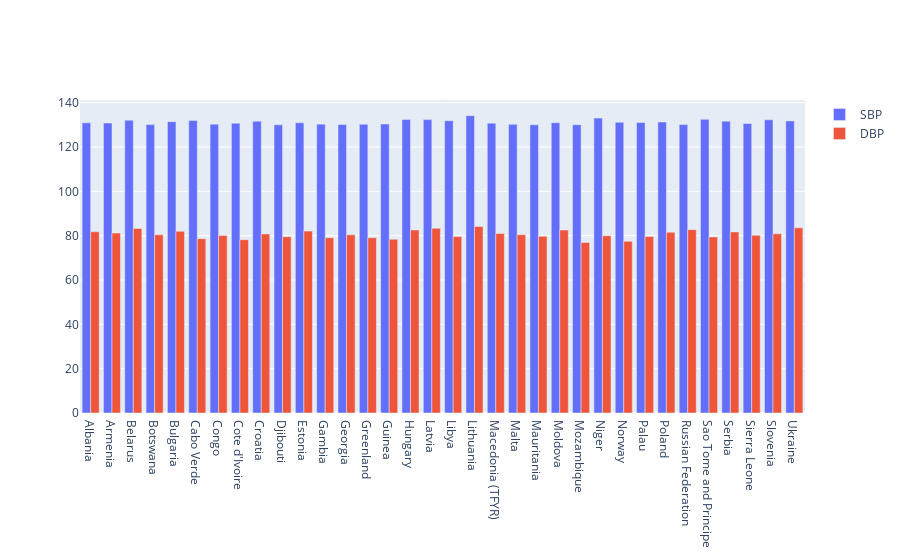

Notebook code for this chart:
### Code cell
import plotly.graph_objects as go


fig = go.Figure(data=[
    go.Bar(name='SBP', x=hdf['Country'], y=hdf['SBP']),
    go.Bar(name='DBP', x=hdf['Country'], y=hdf['DBP'])
])

fig.update_layout(barmode='group')
fig.show()

### Figure 1 — Plotly figure (JSON) as saved in the notebook; plotly's stock layout.template omitted (floating-point values rounded to 4 significant figures)
{"data": [{"name": "SBP", "type": "bar", "x": ["Albania", "Armenia", "Belarus", "Botswana", "Bulgaria", "Cabo Verde", "Congo", "Cote d'Ivoire", "Croatia", "Djibouti", "Estonia", "Gambia", "Georgia", "Greenland", "Guinea", "Hungary", "Latvia", "Libya", "Lithuania", "Macedonia (TFYR)", "Malta", "Mauritania", "Moldova", "Mozambique", "Niger", "Norway", "Palau", "Poland", "Russian Federation", "Sao Tome and Principe", "Serbia", "Sierra Leone", "Slovenia", "Ukraine"], "y": [130.9, 130.8, 132.1, 130.1, 131.4, 132.0, 130.3, 130.7, 131.7, 130.0, 130.9, 130.3, 130.2, 130.3, 130.4, 132.4, 132.3, 131.9, 134.1, 130.8, 130.2, 130.0, 131.0, 130.0, 133.0, 131.2, 131.0, 131.3, 130.1, 132.5, 131.7, 130.6, 132.3, 131.8]}, {"name": "DBP", "type": "bar", "x": ["Albania", "Armenia", "Belarus", "Botswana", "Bulgaria", "Cabo Verde", "Congo", "Cote d'Ivoire", "Croatia", "Djibouti", "Estonia", "Gambia", "Georgia", "Greenland", "Guinea", "Hungary", "Latvia", "Libya", "Lithuania", "Macedonia (TFYR)", "Malta", "Mauritania", "Moldova", "Mozambique", "Niger", "Norway", "Palau", "Poland", "Russian Federation", "Sao Tome and Principe", "Serbia", "Sierra Leone", "Slovenia", "Ukraine"], "y": [81.76, 81.19, 83.26, 80.37, 81.96, 78.65, 80.03, 78.19, 80.78, 79.55, 82.05, 79.06, 80.36, 79.08, 78.34, 82.54, 83.31, 79.57, 84.14, 80.95, 80.44, 79.73, 82.5, 76.95, 79.98, 77.44, 79.6, 81.52, 82.7, 79.41, 81.71, 80.17, 80.84, 83.54]}], "layout": {"barmode": "group"}}
